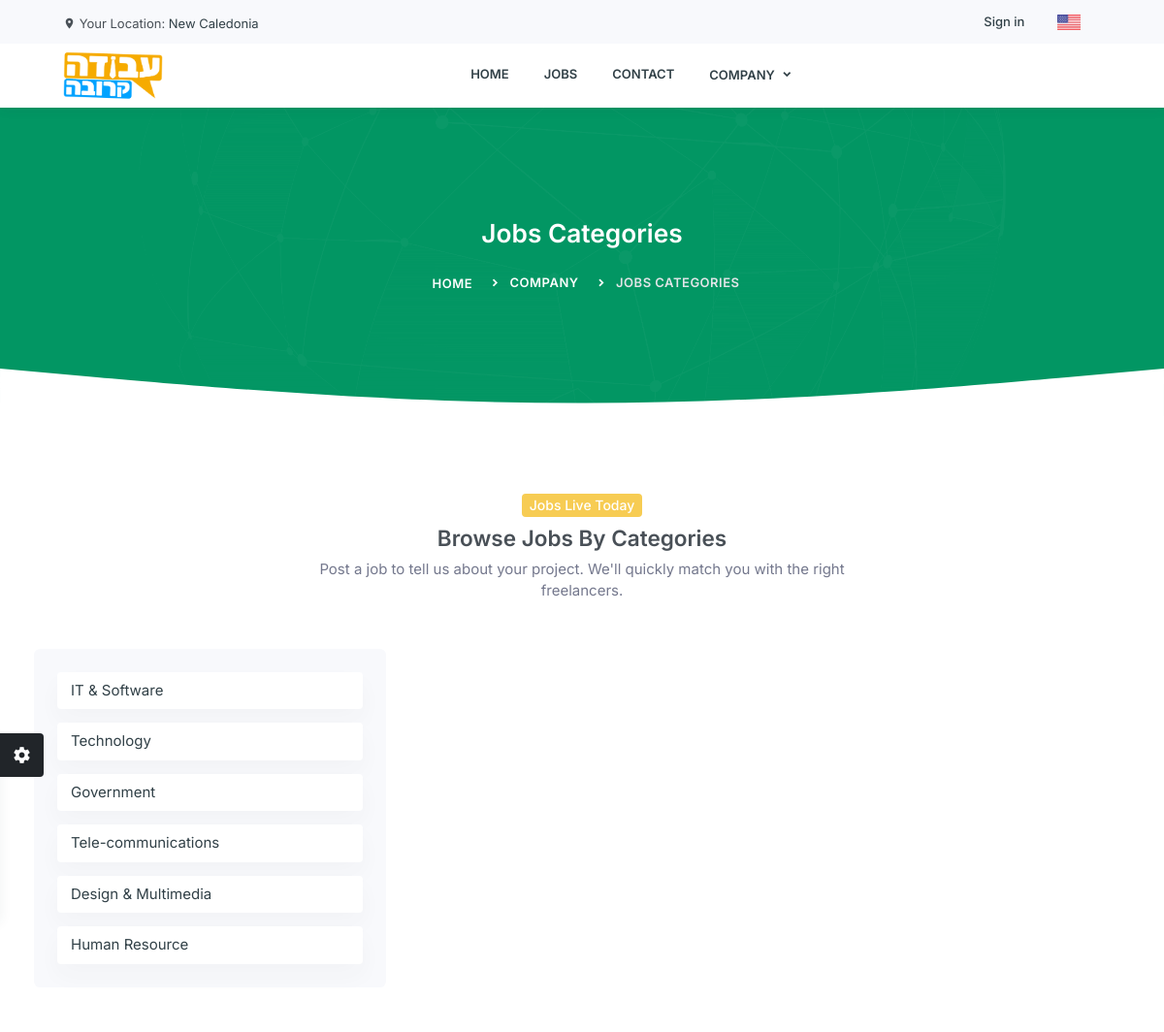
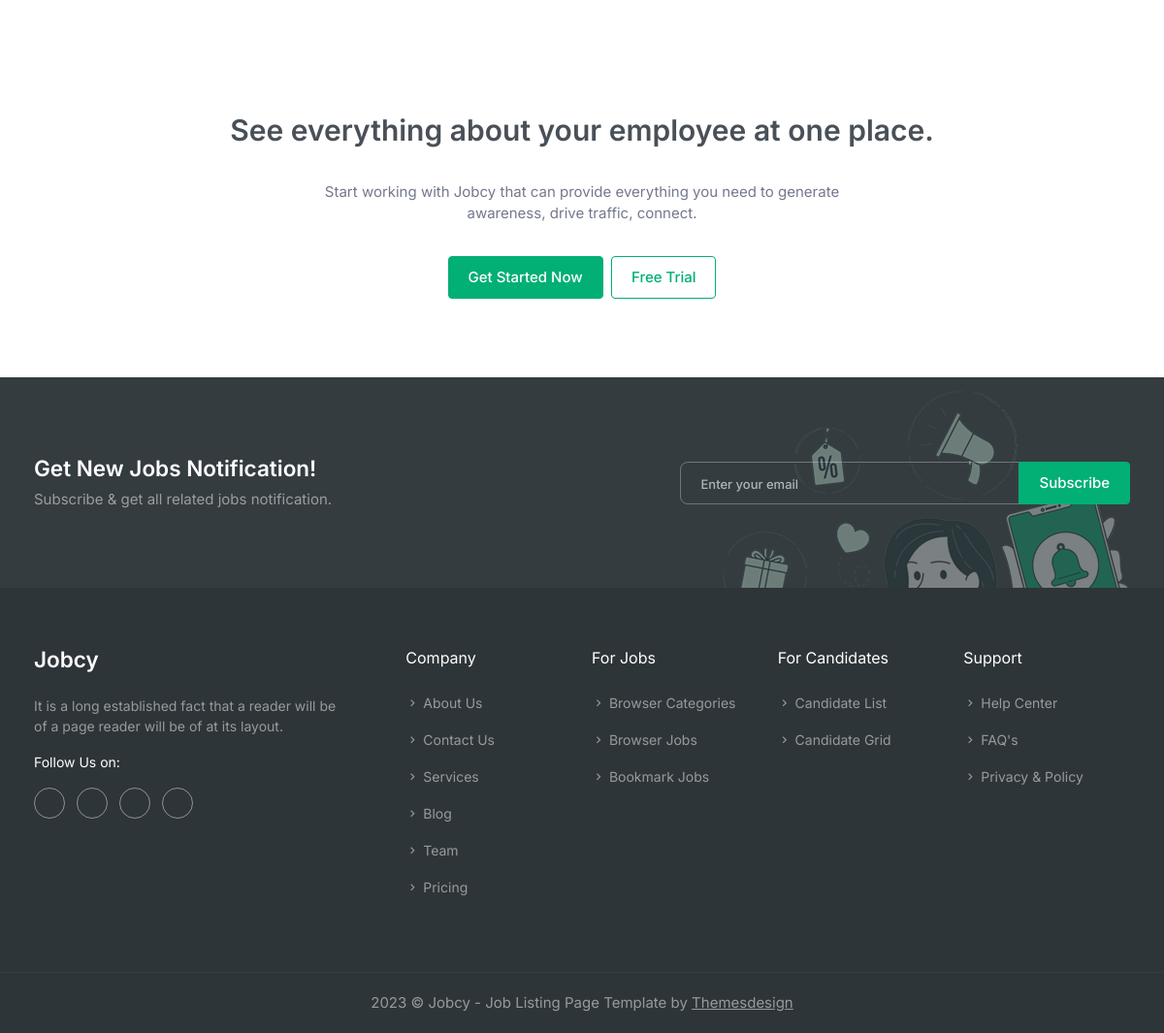
Screenshot of /pages/job-categories with the database file from the repository (2 pictures, top to bottom).
### company/models.py (models this page shows)
class JobCategory(models.Model):
    name = models.CharField(max_length=100)
    def __str__(self):
        return self.name

### pages/views.py (the view)
# urls.py: path('job-categories', views.JobCategories.as_view(),name="job-categories"),
class JobCategories(TemplateView):
    template_name = "pages/jobs/job-categories.html"
    def get_context_data(self, **kwargs):
        context = super().get_context_data(**kwargs)
        job_categories = JobCategory.objects.all()
        print(job_categories)
        job_categories = [job_categories[i:i+8] for i in range(0,len(job_categories), 8)]
        print(job_categories)
        context["categories"] = job_categories
        return context

### templates/pages/jobs/job-categories.html (shortened to what this page needs)
{% extends 'partials/base.html' %}
{% load static %}
{% block extra_css %}
        <link rel="stylesheet" href="{% static 'libs/choices.js/public/assets/styles/choices.min.css' %}">
{% endblock extra_css %}
{% block content %}
                    <section class="page-title-box">
                        <div class="container">
                            <div class="row justify-content-center">
                                <div class="col-md-6">
                                    <div class="text-center text-white">
                                        <h3 class="mb-4">Jobs Categories</h3>
                                        <div class="page-next">
                                            <nav class="d-inline-block" aria-label="breadcrumb text-center">
                                                <ol class="breadcrumb justify-content-center">
                                                    <li class="breadcrumb-item"><a href="{% url 'index'%}">Home</a></li>
                                                    <li class="breadcrumb-item"><a href="javascript:void(0)">Company</a></li>
                                                    <li class="breadcrumb-item active" aria-current="page"> Jobs Categories </li>
                                                </ol>
                                            </nav>
                                        </div>
                                    </div>
                                </div>
                            </div>
                        </div>
                    </section>
                    <div class="position-relative" style="z-index: 1">
                        <div class="shape">
                        </div>
                    </div>
                    <section class="section">
                        <div class="container">
                            <div class="row justify-content-center">
                                <div class="col-lg-6">
                                    <div class="text-center mb-5">
                                        <p class="badge bg-warning fs-14 mb-2">Jobs Live Today</p>
                                        <h4>Browse Jobs By Categories</h4>
                                        <p class="text-muted">Post a job to tell us about your project. We'll quickly match you with the right freelancers.</p>
                                    </div>
                                </div>
                            </div>
                            <div class="row">
                                {% for job_cats in categories %}
                                    <div class="col-lg-4">
                                        <div class="card job-Categories-box bg-light border-0">
                                            <div class="card-body p-4">
                                                <ul class="list-unstyled job-Categories-list mb-0">
                                                    {% for cat in job_cats %}
                                                    <li>
                                                        <a href="{% url 'job-list-searched' cat.name %}" class="primary-link">{{cat.name}}</a>
                                                    </li>
                                                    {% endfor %}
                                                </ul>
                                            </div>
                                        </div>
                                    </div>
                                {% endfor %}
                            </div>
                        </div>
                    </section>
                    <section class="section">
                        <div class="container">
                            <div class="row justify-content-center">
                                <div class="section-title text-center">
                                    <h3 class="title mb-4 pb-2">See everything about your employee at one place.</h3>
                                    <p class="para-desc text-muted mx-auto">Start working with Jobcy that can provide everything you need to generate awareness, drive traffic, connect.</p>
                                    <div class="mt-4">
                                        <a href="{% url 'pricing' %}" class="btn btn-primary btn-hover mt-2"> Get Started Now</a>
                                        <a href="{% url 'pricing' %}" class="btn btn-outline-primary btn-hover ms-sm-1 mt-2"> Free Trial</a>
                                    </div>
                                </div>
                            </div>
                        </div>
                    </section>
{% endblock content %}

### rows the page displays
JobCategory: name "IT & Software"
JobCategory: name "Technology"
JobCategory: name "Government"
JobCategory: name "Tele-communications"
JobCategory: name "Design & Multimedia"
JobCategory: name "Human Resource"
